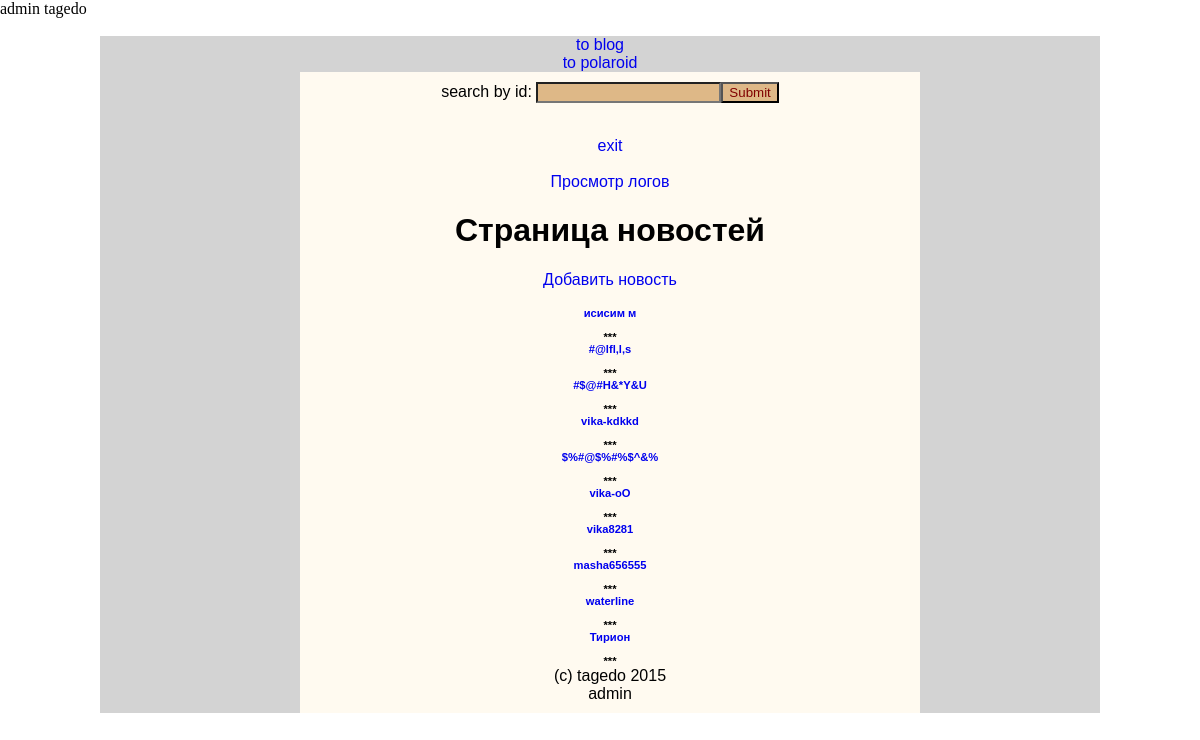
The page / (signed in) on the database its author committed.
### tables this page shows
CREATE TABLE IF NOT EXISTS `articles` (
`id` bigint(20) unsigned NOT NULL,
  `title` varchar(255) NOT NULL,
  `date` timestamp NOT NULL DEFAULT CURRENT_TIMESTAMP,
  `author` varchar(255) NOT NULL,
  `text` text NOT NULL
);

### www/Controllers/Show.php (called while the page is built, shortened)
<?php
class Show extends AbstractController
{
    public function actionAll()
    {
        $this->view->items = Stuff::findByCondition($condWhere, 'date');
        $this->view->display($this->path . 'all.php');
    }
}

### www/index.php (called while the page is built, shortened)
<?php
require __DIR__ . '/autoload.php';
$urlPath = parse_url($_SERVER['REQUEST_URI'], PHP_URL_PATH);
$urlParts = explode('/', trim($urlPath, '/'));
$control = array_shift($urlParts);
$action = array_shift($urlParts);
$act = (!empty($action)) ? $action : 'all';
$method = 'action' . ucfirst($act);
try {
	$controller = new $ctrlClassName();
	$controller->$method();
} catch (E403Exception $e) {
	Application::catchException($e);
} catch (E404Exception $e) {
	Application::catchException($e);
} catch (E405Exception $e) {
	Application::catchException($e);
}

### www/Classes/Application.php (called while the page is built, shortened)
<?php
class Application {
	public static function getCurrentByKey($key) {
		return (isset($_SESSION[$key])) ? $_SESSION[$key] : false;
	}
}

### www/Classes/Db.php (called while the page is built, shortened)
<?php
require_once __DIR__ . '/../config/db.php';
class Db
{
    protected $dbh;
    public function __construct()
    {
        $config = include __DIR__ . '/../config/db.php';
        $dsn = 'mysql:dbname=' . $config['dbname'] . ';host=' . $config['host'];
        $this->dbh = new \PDO($dsn, $config['user'], $config['password']);
    }
    function dbSelect($class, $sql, $params = [])
    {
        $sth = $this->dbh->prepare($sql);
        $sth->execute($params);
        $res = ($sth->fetchAll(\PDO::FETCH_CLASS, $class));
        return $res;
    }
}
?>

### www/config/db.php (called while the page is built)
<?php
return [
    'host' => 'localhost',
    'user' => 'root',
    'password' => '',
    'dbname' => 'php1test',
];
?>

### www/Classes/Model.php (called while the page is built, shortened)
<?php
abstract class Model
{
    public static function getTable()
    {
        return static::$tableName;
    }
      public static function findByCondition($condWhere, $condOrder = 'id', $condTurn = 'DESC')
    {
        $class = static::class;
        $db = new Db();
        if (count($condWhere) == 0) {
            $sql = 'SELECT * FROM `' . static::getTable() . '` ORDER BY `' . $condOrder . '` ' . $condTurn;
            $res = $db->dbSelect($class, $sql);
        }
        if ($res) {
            return $res;
        } else {
            throw new E404Exception(static::getTable());
        }
    }
}

### www/autoload.php (called while the page is built, shortened)
<?php
function myAutoLoader($class) {
	if (false !== stripos($class, '\\')) {
		$classNameParts = explode('\\', $class);
		if ('App' == $classNameParts[0]) {
			unset($classNameParts[0]);
			$filename = __DIR__ . '/' . implode('/', $classNameParts) . '.php';
			if (file_exists($filename)) {
				return true;
			} else {throw new E405Exception($class, $filename);}
		}
	}
	return false;
}

### www/Models/Stuff.php (called while the page is built, shortened)
<?php
class Stuff
    extends Model
    implements \Iterator
{
    public function getStuffId() {
        return $this->id;
    }
}

### www/views/News/all.php (the view, shortened to what this page needs)
<!DOCTYPE html>
<html>
<head lang="en">
    <link type="text/css" rel="stylesheet" href="/style.css"/>
</head>
<body>
<div id="wrapper">
    <a href="/show/blog/">to blog</a><br>
    <a href="/show/polaroid/">to polaroid</a><br>
    <div class="form">
        <form action="/show/specific/" method="post"
              enctype="multipart/form-data" name="uploadform">
            <span> search by id: </span>
            <input type="search" id="search" name="id" value=""><input type="submit">
        </form>
        <br><a href="/auth/exit/">exit</a><br>
        <?php if ('admin' == \App\Classes\Application::getCurrentByKey('role')) : ?>
        <br><a href="/admin/log_request/">Просмотр логов</a><br>
        <?php endif; ?>
        <h1>Страница новостей</h1>
        <a href="/edit/editing/">Добавить новость</a>
        <br><br>
        <ul>
            <?php
            foreach ($items as $item) : ?>
                <li>
                    <a href="/show/specific/<?php echo $item->getStuffId(); ?>"
                        ><?php echo $item->title; ?></a>
                    <br><br>***<br>
                </li>
            <?php endforeach; ?>
        </ul>

### www/Classes/View.php (shortened to what this page needs)
<?php
class View
    implements \Countable
{
    public $data = [];
    protected $path = '/../views';
    public function __set($k, $v)
    {
        $this->data[$k] = $v;
    }
    public function display($template)
    {
        extract($this->data);
        $content = (isset($_SESSION['role'])) ? $_SESSION['role'] . '&nbsp;' : 'undefined ';
        $content .= (isset($_SESSION['username'])) ? $_SESSION['username'] . '<br>' : 'user' . '<br>';
        $content .= (isset($_SESSION['notice'])) ? $_SESSION['notice'] . '<br>' : '' . '<br>';
        include __DIR__ . $this->path . $template;
        $content .= ob_get_contents();
        $content = substr_replace($content, '(c) tagedo 2015', stripos($content, '<copyright>'));
        $content .= '<br>' . $_SESSION['role'];
        echo $content;
    }
}

### www/style.css (style rules this page uses)
body, ul, p { margin: 0; padding: 0; }
a { text-decoration: none; text-align: center; }
#wrapper { font-family: Verdana, Helvetica, Arial, sans-serif; background-color: #d3d3d3; width: 1000px; margin: 0 auto; text-align: center; }
ul { font-family: sans-serif; font-weight: bold; font-size: 0.7em; list-style-type: none; padding: 0; }
.form { width: 60%; text-align: center; left: 20%; position: relative; padding: 1%; background-color: floralwhite; }
input { color: maroon; background-color: burlywood; }

### rows shown on the page
articles: title "исисим м"
articles: title "#@lfl,l,s"
articles: title "#$@#H&*Y&U"
articles: title "vika-kdkkd"
articles: title "$%#@$%#%$^&%"
articles: title "vika-oO"
articles: title "vika8281"
articles: title "masha656555"
articles: title "waterline"
articles: title "Тирион"

### other values the page prints
$_SESSION['username'] "tagedo"
$_SESSION['role'] "admin"
